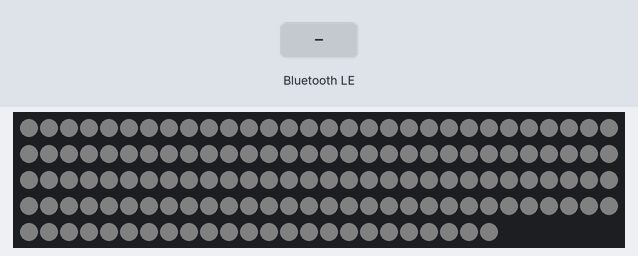
Bench run of a program on a simulated Seeed XIAO (SAMD21). Parts: 144 RGB LEDs in strip order, left to right, continuing on the next row. Inputs (shaded band) come from the test bench. Dim RGB values are drawn brighter than linear; nothing arrives over Bluetooth unless stated; a phone connects over Bluetooth LE 3 s after start; what the program prints to the serial monitor is not drawn.

Above: at 1.8 s.
1.9 s: Bluetooth LE write "0" received
Timing chart, 0 to 4.9 s (numbered marks = the images above; inputs shaded):
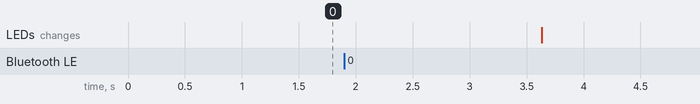

The program:

main.cpp
```cpp
#include "controller/controller.h"

Controller controller;

void setup() {
  Serial.begin(115200);
  Serial.println("Init");
  controller.init();
}

void loop() {
  delay(1000);
  controller.update();
}
```

controller.cpp
```cpp
#include "controller.h"

Controller::Controller(){}

void Controller::init(){
    ble.init();
}

void Controller::update(){
    ble.update();
}
```

controller.h
```cpp
#include "helpers/common.h"
#include "../modules/ArduinoBLE/ArduinoBLE.h"

class Controller{

    public:

        Controller();
        void init();
        void update();

    private:

        ArduinoBLE ble;

};
```

common.h
```cpp
#include <Arduino.h>
#include <ArduinoBLE.h>
#include <Adafruit_NeoPixel.h>

#define PIN D0
#define NUMPIXELS 144
```

ArduinoBLE.cpp
```cpp
#include "ArduinoBLE.h"

//BLE
BLEService ledService("4fafc201-1fb5-459e-8fcc-c5c9c331914b");
BLEByteCharacteristic switchCharacteristic("beb5483e-36e1-4688-b7f5-ea07361b26a8", BLERead | BLEWrite);

ArduinoBLE::ArduinoBLE(){}

void ArduinoBLE::init(){

    led.init();

    if (!BLE.begin()) {
        Serial.println("starting BLE failed!");
        while (1);
    }

    // set advertised local name and service UUID:
    BLE.setLocalName("LED");
    BLE.setAdvertisedService(ledService);

    // add the characteristic to the service
    ledService.addCharacteristic(switchCharacteristic);

    // add service
    BLE.addService(ledService);

    // set the initial value for the characeristic:
    switchCharacteristic.writeValue(0);

    // start advertising
    BLE.advertise();

    Serial.println("BLE LED Peripheral");
}

void ArduinoBLE::update(){

    BLEDevice central = BLE.central();

    if (central) {
        Serial.print("Connected to central: ");
        Serial.println(central.address());

        while (central.connected()) {

            if (switchCharacteristic.written()) {

                // Serial.println(switchCharacteristic.value());

                if(switchCharacteristic.value() <= 50){
                    led.brightness(switchCharacteristic.value());
                }

                //

                if (switchCharacteristic.value() == 51) {
                    Serial.println("off");
                    led.solid(0,0,0);
                }

                if (switchCharacteristic.value() == 52) {  //Red
                    Serial.println("red");
                    led.solid(255,0,0);
                }

                if (switchCharacteristic.value() == 53) {  //Green
                    Serial.println("green");
                    led.solid(0,255,0);
                }

                if (switchCharacteristic.value() == 54) {  //Blue
                    Serial.println("blue");
                    led.solid(0,0,255);
                }

                if (switchCharacteristic.value() == 55) {  //Yellow
                    Serial.println("yellow");
                    led.solid(255,255,0);
                }

                if (switchCharacteristic.value() == 56) {  //White
                    Serial.println("white");
                    led.solid(255,255,255);
                }

                if (switchCharacteristic.value() == 57) {  //Purple
                    Serial.println("purple");
                    led.solid(170, 0, 255);
                }

                if (switchCharacteristic.value() == 58) {  //Magenta
                    Serial.println("magenta");
                    led.solid(255, 0, 127);
                }

                if (switchCharacteristic.value() == 59) {  //Cyan
                    Serial.println("cyan");
                    led.solid(102, 255, 255);
                }

            }
        }

        // when the central disconnects, print it out:
        Serial.print(F("Disconnected from central: "));
        Serial.println(central.address());
    }
}
```

ArduinoBLE.h
```cpp
#include "helpers/common.h"
#include "../Neopixel/LED.h"

class ArduinoBLE{

    public:

        ArduinoBLE();
        void init();
        void update();

    private:

        LED led;

};
```

LED.cpp
```cpp
#include "LED.h"

//Neopixel
Adafruit_NeoPixel pixels(NUMPIXELS, PIN, NEO_GRB + NEO_KHZ800);

LED::LED(){}

void LED::init(){
    Serial.println("LED init");
    pixels.begin();
    pixels.clear();
    pixels.setBrightness(5);
    solid(255,255,255);
}

void LED::solid(int r, int g, int b){
    for(int i=0; i<NUMPIXELS; i++) {
        pixels.setPixelColor(i, pixels.Color(r, g, b));
        pixels.show();
    }
}

void LED::brightness(int br){
    pixels.setBrightness(br);
    pixels.show();
}
```

LED.h
```cpp
#include "helpers/common.h"

class LED{

    public:

        LED();
        void init();
        void solid(int r, int g, int b);
        void brightness(int br);
};
```
